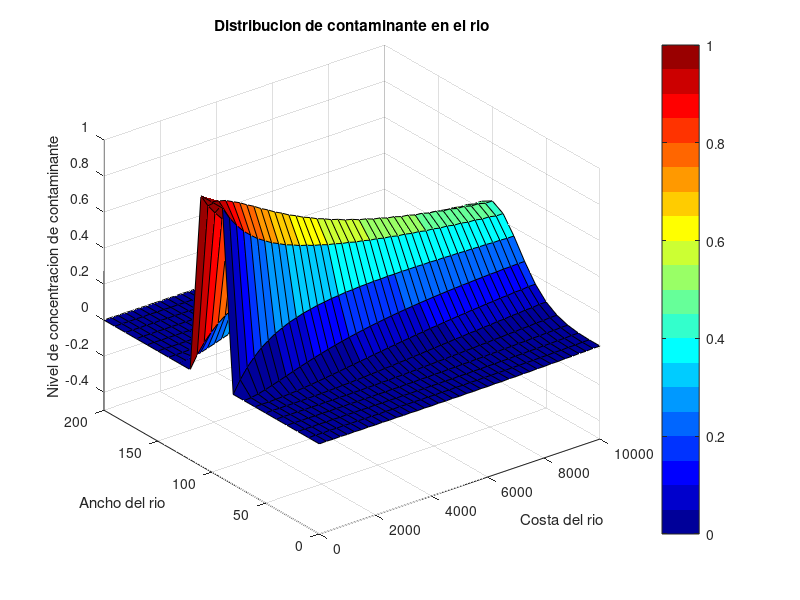
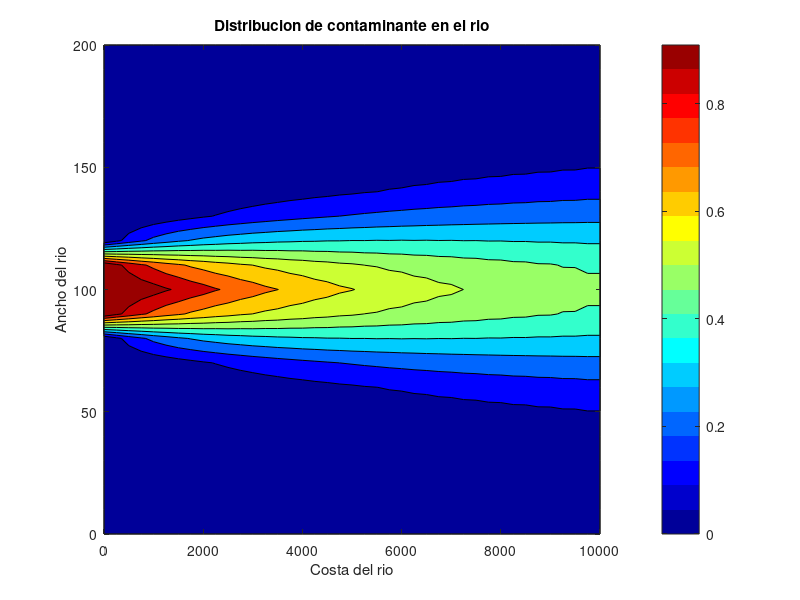

These charts were generated, in order, by the following MATLAB code:
% ver trabajo final matematicas - doctorado 2021
clear all; clc; close all
tStart = tic; 

% DATOS
a = 10000; % largo rio
b = 200;   % ancho rio
nx = 41;
ny = 21;
D = 0.015; % difusividad
%D =0

%% Discretizacion
x = linspace(0,a,nx);
y = linspace(0,b,ny);
dx = x(2)-x(1);
dy = y(2)-y(1);

% Funcion Velocidad
Dominio = 0:0.05:b;
v = @(y) -1/20000*y.^2 + 1/100*y;
vx = v(Dominio);

% Funcion Velocidad para el Punto c
% b=0.013
%v = @(y) (-b/200)*y.^2 + b*y;
% vx = v(Dominio);

% Armado A y B
A = zeros(nx*ny);   % A: matriz a coef
B = zeros(nx*ny,1); % B: term independiente

% Nodos izquierdos
for i=1:nx:nx*ny 
    A(i,i)=1;
end

% Nodos Derechos
for i=nx:nx:nx*ny 
    A(i,i)=1/dx;
    A(i,i-1)=-1/dx;
end

% Nodos Inferiores
for i=2:nx-1
    A(i,i)=-1/dy;
    A(i,i+nx)=1/dy;
end

% Nodos Superiores
for i=nx*ny-nx+2:nx*ny-1
    A(i,i)=1/dy;
    A(i,i-nx)=-1/dy;
end

% Nodos Centrales
for j=1:ny-2 %internos
    for i=j*nx+2:(j+1)*nx-1
        A(i,i)=(-2*D/dx^2)-2*D/dy^2;
        A(i,i-1)=(D/dx^2)+v(j*dy)/(2*dx);
        A(i,i+1)=(D/dx^2)-v(j*dy)/(2*dx);
        A(i,i-nx)=D/dy^2;
        A(i,i+nx)=D/dy^2;
    end
end 
delta = 90
while delta <= 110
    for i = nx*round((b/ny)-1)+1:nx:nx*(round(b/ny))+(nx+1)
        B(i ,1) = 1;     
        delta = delta+dy;
    end
 end 
% Vector de resultados
Phi = A\B;

% Matriz de resultados
for i= ny:-1:1 
    PhiM(i,:) = Phi((i-1)*nx+1:i*nx);
end

% Gráfica Distribución de Contaminante
surf(x,y,PhiM)
%surfc(x,y,PhiM) % plotea superficie con linea de contorno 
title('Distribucion de contaminante en el rio')
xlabel('Costa del rio')
ylabel('Ancho del rio')
zlabel('Nivel de concentracion de contaminante')
zlim([-0.5 1]);%view([65 322])
colormap(jet(20));colorbar

figure();
%subplot(2,1,1)
contourf(x,y,PhiM)
colormap(jet(20));colorbar;
title('Distribucion de contaminante en el rio')
xlabel('Costa del rio')
ylabel('Ancho del rio')

if 0
  figure()
  %subplot(2,1,2)
  plot(vx,Dominio,'linewidth',2)
  title('Perfil de velocidad del rio')
  xlabel('Costa del rio')
  ylabel('Ancho del rio')
end

% Nivel de contaminante en la costa
fprintf('Concentracion de contaminante en la costa: %d\n',PhiM(ny*33))

time = toc(tStart);
fprintf('*-----------------------------------------------*\n')
fprintf('\n\nFIN! - OK - time = %d[s].\n',time)
